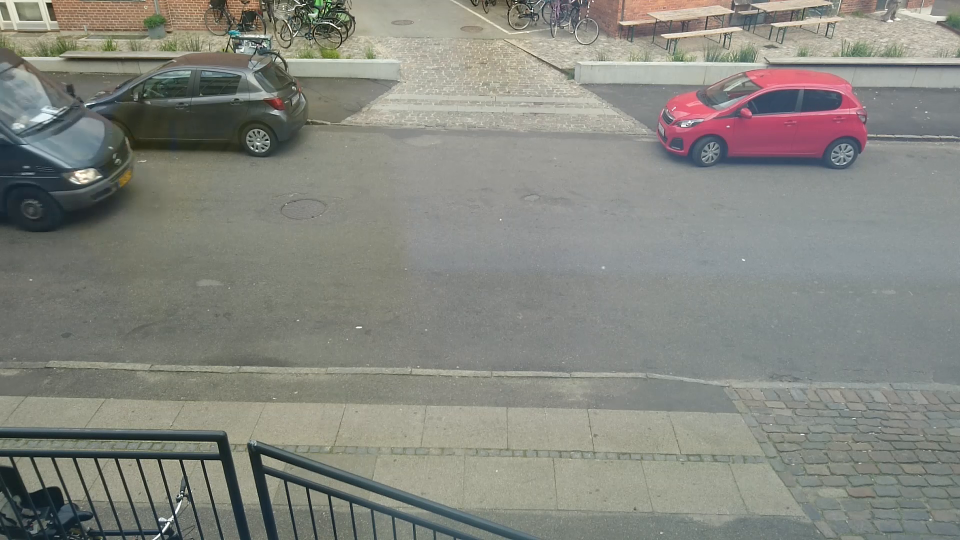
#> input picture frame 6 of trafik_Projeckt/MOV_0144_9.mp4, 1920 x 1080 px, given in place of rød-bil-fra-venstre.mp4, which was not available (shown at 1/2 size)
$ python ass.py
#> lines starting #> are read from the running program, lines starting #| are printed output that depends on the picture; after the words box and inside, x2 and y2 are one past the last pixel; in counts of white or black regions, pixels touching at a corner belong together; pictures that were not available may be replaced by others from this repository, and a replacement may not be noted
import numpy as np
import cv2

cap = cv2.VideoCapture('biler/rød-bil-fra-venstre.mp4')

# take first frame of the video
for i in range(10):
    ret,frame = cap.read()
#> this loop made 10 passes
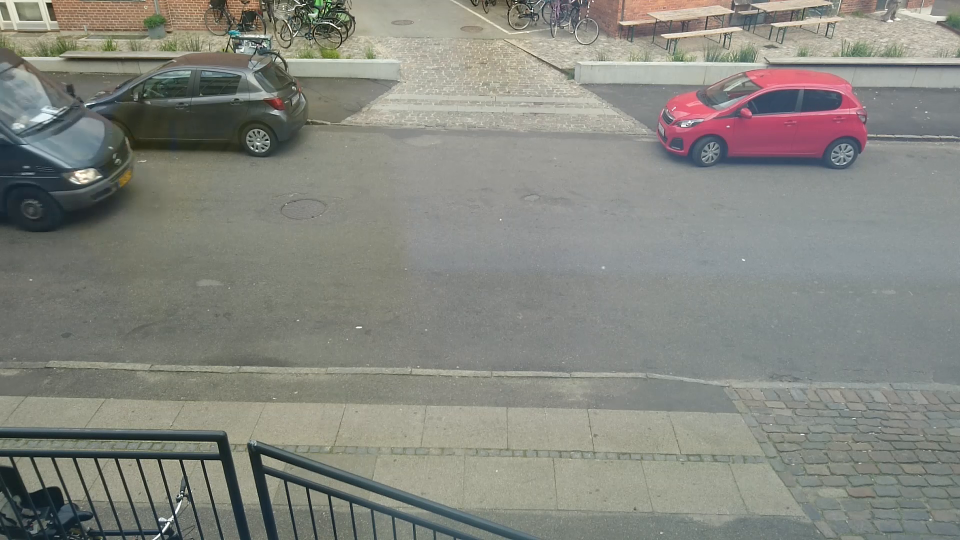
#> input picture frame 6 of trafik_Projeckt/MOV_0144_9.mp4, 1920 x 1080 px, given in place of rød-bil-fra-venstre.mp4, which was not available (shown at 1/2 size)
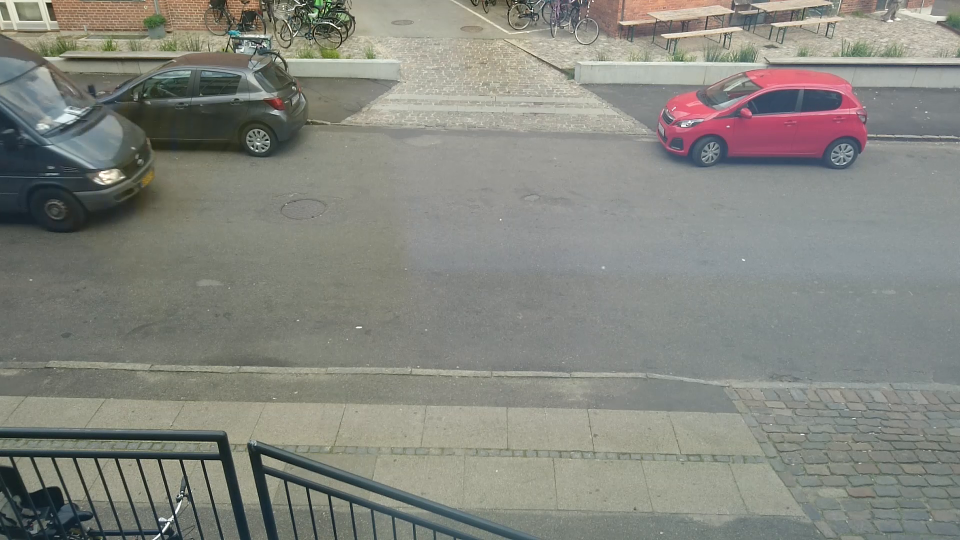
#> input picture frame 7 of trafik_Projeckt/MOV_0144_9.mp4, 1920 x 1080 px, given in place of rød-bil-fra-venstre.mp4, which was not available (shown at 1/2 size)
#> pass 3, `ret,frame = cap.read()`:
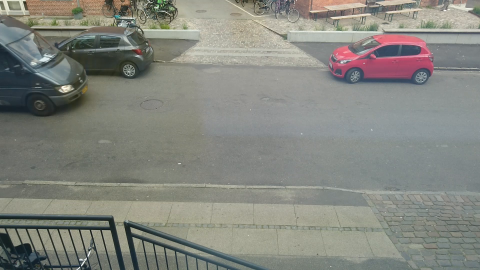
#> frame: shape (1080, 1920, 3) (shown at 1/4 size); mean B, G, R 126.7, 134.1, 132.4

# setup initial location of window
r,h,c,w = 300,90,0,125  # simply hardcoded the values
track_window = (c,r,w,h)

# set up the ROI for tracking
roi = frame[r:r+h, c:c+w]
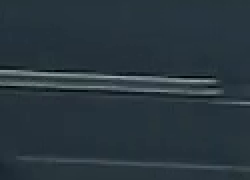
#> roi: shape (90, 125, 3) (shown 2 times larger); mean B, G, R 62.7, 54.6, 41.4
hsv_roi =  cv2.cvtColor(roi, cv2.COLOR_BGR2HSV)#               180  255  255
#> hsv_roi: shape (90, 125, 3); mean H, S, V 101.4, 89.8, 62.7
mask = cv2.inRange(hsv_roi, np.array((0., 60.,32.)), np.array((150.,100.,150.)))
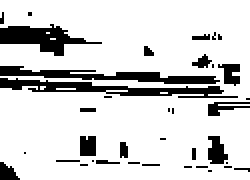
#> mask: shape (90, 125) (shown 2 times larger); 83.3% white; 37 black regions (26 under 20 px), largest, box (x1, y1, x2, y2) and area: (0, 39, 119, 49) 463, (0, 33, 110, 42) 411, (0, 12, 51, 28) 371
roi_hist = cv2.calcHist([hsv_roi],[0],mask,[180],[0,180])
#> roi_hist = 180 values, max 3792 at index 103, min 0 at index 0, mean 52.04
cv2.normalize(roi_hist,roi_hist,0,255,cv2.NORM_MINMAX)

# Setup the termination criteria, either 10 iteration or move by atleast 1 pt
term_crit = ( cv2.TERM_CRITERIA_EPS | cv2.TERM_CRITERIA_COUNT, 10, 1 )

while(1):
    ret ,frame = cap.read()
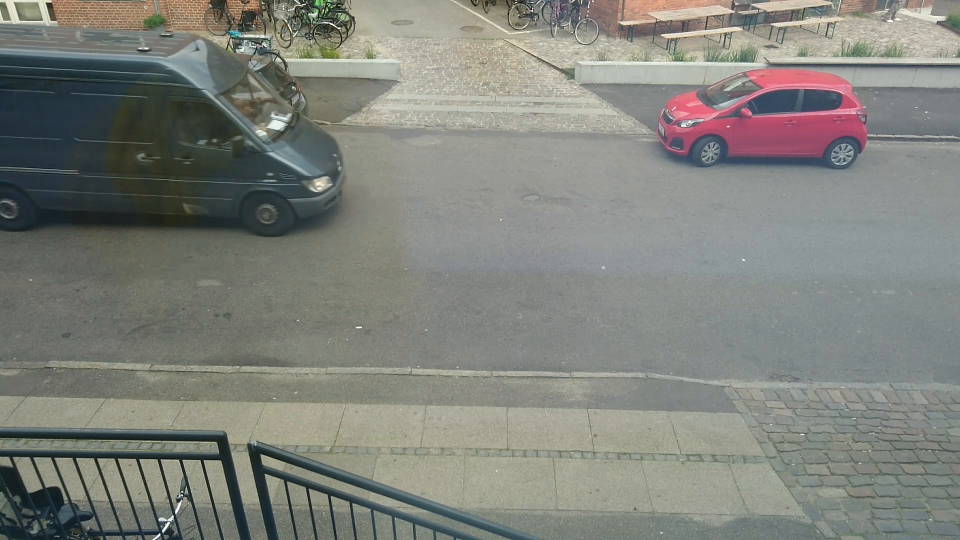
#> input picture frame 16 of trafik_Projeckt/MOV_0144_9.mp4, 1920 x 1080 px, given in place of rød-bil-fra-venstre.mp4, which was not available (shown at 1/2 size)
#> frame is the input picture: shape (1080, 1920, 3); mean B, G, R 123.5, 130.2, 128.1
    #frame = cv2.cvtColor(frame, cv2.COLOR_BGRGRAY)
    if ret == True:
        hsv = cv2.cvtColor(frame, cv2.COLOR_BGR2GRAY)
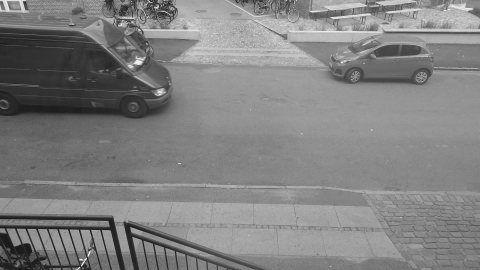
#> hsv: shape (1080, 1920) (shown at 1/4 size); min 0, max 255, mean 128.8
        dst = cv2.calcBackProject([hsv],[0],roi_hist,[0,180],1)
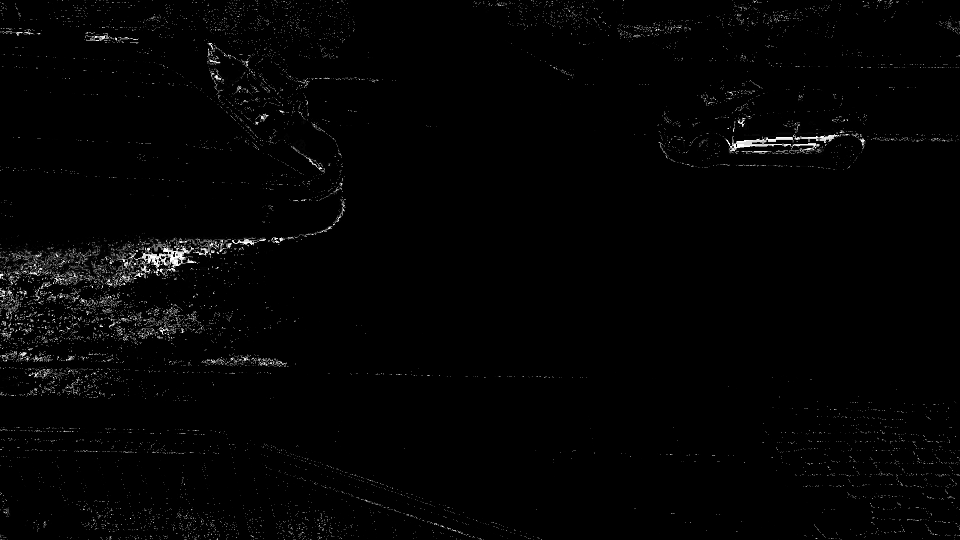
#> dst: shape (1080, 1920) (shown at 1/2 size); min 0, max 255, mean 3.4

        # apply meanshift to get the new location
        ret, track_window = cv2.CamShift(dst, track_window, term_crit)
#> ret = ((95.5, 340), (11.59, 189.1), 92.69); track_window = (0, 333, 191, 14)

        # Draw it on image
        pts = cv2.boxPoints(ret)
#> pts = [[1.33, 329.8], [190.2, 338.7], [189.7, 350.2], [0.787, 341.3]]
        pts = np.int0(pts)
#> pts = [[1, 329], [190, 338], [189, 350], [0, 341]]

        img2 = cv2.polylines(dst,[pts],True, 255,2)
        #img2 = cv2.polylines(frame,[pts],True, 255,2)
        cv2.imshow('img2',img2)

        k = cv2.waitKey(60) & 0xff
#> (key Esc is pressed here)
        if k == 27:
            break
        else:
            cv2.imwrite(chr(k)+".jpg",img2)

    else:
        break

cv2.destroyAllWindows()
cap.release()

$ run again, starting later in the video
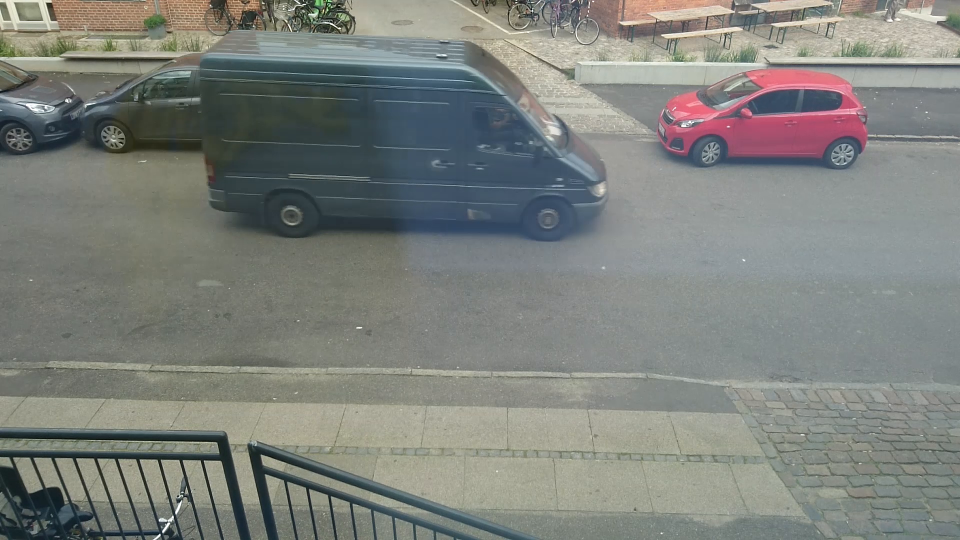
#> input picture frame 28 of trafik_Projeckt/MOV_0144_9.mp4, 1920 x 1080 px, given in place of rød-bil-fra-venstre.mp4, which was not available (shown at 1/2 size)
#> the loop `for i in range(10):` made 10 passes
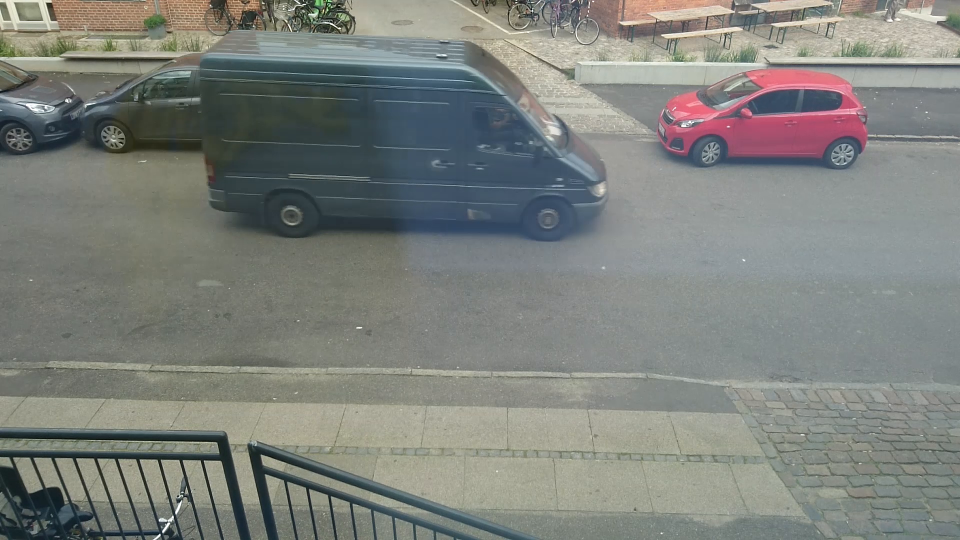
#> input picture frame 28 of trafik_Projeckt/MOV_0144_9.mp4, 1920 x 1080 px, given in place of rød-bil-fra-venstre.mp4, which was not available (shown at 1/2 size)
#> hsv_roi: shape (90, 125, 3); mean H, S, V 56.7, 14.3, 126.4
#> `mask = cv2.inRange(hsv_roi, np.array((0., 60.,32.)), np.array((150.,10..`:
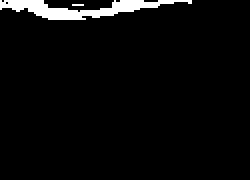
#> mask: shape (90, 125) (shown 2 times larger); 3.8% white; 2 white regions (1 under 20 px), largest, box (x1, y1, x2, y2) and area: (0, 0, 96, 10) 425
#> roi_hist = 180 values, max 127 at index 102, min 0 at index 0, mean 2.39
#> `dst = cv2.calcBackProject([hsv],[0],roi_hist,[0,180],1)`:
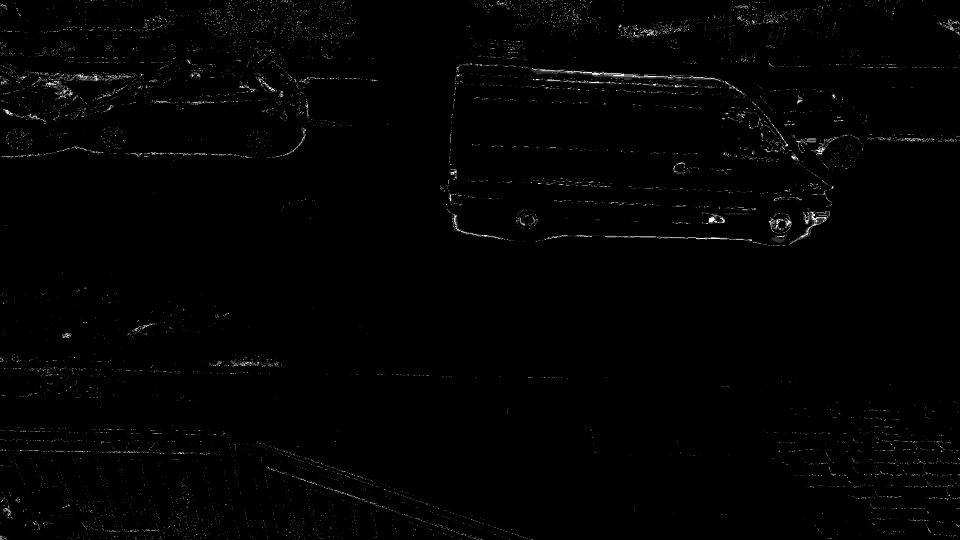
#> dst: shape (1080, 1920) (shown at 1/2 size); min 0, max 255, mean 2.4
#> ret = ((77.5, 292.5), (83.23, 154), 84.51); track_window = (0, 250, 155, 85)
#> `pts = cv2.boxPoints(ret)`: pts = [[-3.14, 258.4], [150.2, 243.7], [158.1, 326.6], [4.82, 341.3]]
#> `pts = np.int0(pts)`: pts = [[-3, 258], [150, 243], [158, 326], [4, 341]]
